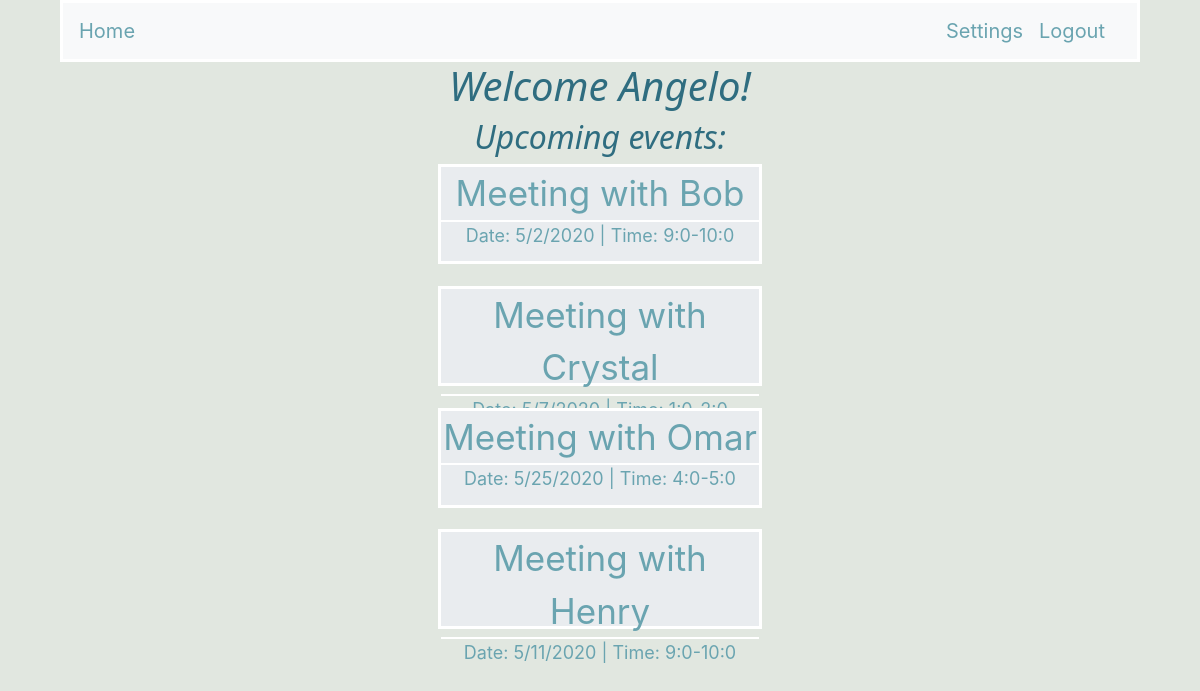
The app's page / (signed in) with its own data.
### app_folder/models.py (models this page shows, shortened)
class User(UserMixin, db.Model):
    id = db.Column(db.Integer, primary_key=True)
    username = db.Column(db.String(64), index=True, unique=True)
    email = db.Column(db.String(128), index=True, unique=True)
    password_hash = db.Column(db.String(128))
    emailConfirmation = db.Column(db.String(2), index=True)
    meetingLength = db.Column(db.String(32), index=True)
    availabilityStart = db.Column(db.String(32),index = True)
    availabilityEnd = db.Column(db.String(32),index = True)
    posts = db.relationship('Post', backref='author', lazy='dynamic')

class Event(db.Model):
    id = db.Column(db.Integer, primary_key=True)
    username = db.Column(db.String(64), index=True)
    eventDate = db.Column(db.String(32), index=True)
    eventTime = db.Column(db.String(32), index=True)
    guestname = db.Column(db.String(64), index=True)
    description = db.Column(db.String(128), index=True)

### app_folder/routes.py (the view)
@app.route("/")
@login_required
def hello():
    user = current_user
    events = Event.query.filter_by(username=user.username).all()
    return render_template('index.html', title='Home',user = user, events = events)

### app_folder/models.py (called while the page is built)
@login.user_loader
def load_user(id):
    return User.query.get(int(id))

### app_folder/templates/index.html (shortened to what this page needs)
{% extends "base.html" %}
{% block content %}
<div class="center">
    {% if not current_user.is_authenticated %}
        <h1>Welcome Guest!</h1>
    {% else %}
        <h1> Welcome {{ current_user.username }}!</h1>
        <h2> Upcoming events: </h2>
        {% if events|length == 0 %}
            <p>There are no events at this time.</p>
        {% else %}
            {% for i in events %}
                <div class="eventCard">
                    <div class="eventCard-inner">
                        <div class="eventCard-front">
                            <div class="eventTitle">
                                Meeting with {{ i.guestname }}
                            </div>
                            <div class="eventTimes">
                                Date: {{ i.eventDate }} |
                                Time: {{ i.eventTime }}
                            </div>
                        </div>
                        <div class="eventCard-back">
                            <div class="eventDescTitle">
                            </div>
                             <div class="eventDesc">
                            </div>
                        </div>
                    </div>
                </div>
            {% endfor %}
        {% endif %}
    {% endif %}
</div>
{% endblock %}

### app_folder/templates/base.html (shortened to what this page needs)
<!DOCTYPE html>
<html lang="en">
  <head>
       <link rel="stylesheet" href="https://stackpath.bootstrapcdn.com/bootstrap/4.4.1/css/bootstrap.min.css">
       <link rel= "stylesheet" type= "text/css" href= "{{ url_for('static',filename='styles/base.css') }}">
    </head>
    <body>
      <nav class="navbar navbar-custom navbar-expand-lg navbar-light bg-light">
            <div class="navbar-nav">
                {% if current_user.is_authenticated %}
                <a class="nav-item active navbar-brand" href="/">Home</a>
                {% else %}
                <a class="nav-item active navbar-brand" href="/home">Home</a>
                <a class="nav-item active navbar-brand" href="/users">Book Times</a>
                {% endif %}
            </div>
            <div class="navbar-collapse collapse w-100 order-3 dual-collapse2">
                <div class="navbar-nav ml-auto">
                  {% if not current_user.is_authenticated %}
                    <a class=" nav-item active navbar-brand" href="/login">Sign in</a>
                  {% else %}
                    <a class="nav-item active navbar-brand" href="/settings">Settings</a>
                    <a class="nav-item active navbar-brand" href="/logout">Logout</a>
                  {% endif %}
                </div>
            </div>
        </nav>
       {% block content %}{% endblock %}
    </body>
</html>

### app_folder/static/styles/base.css (style rules this page uses)
body { background-color: #E1E7E0; margin-left: 5%; margin-right: 5%; }
nav { border: 3px solid white; }
h1 { font-family:'Segoe UI', Tahoma, Geneva, Verdana, sans-serif; font-style: italic; color:#2F6D80; }
h2 { font-family:'Segoe UI', Tahoma, Geneva, Verdana, sans-serif; font-style: italic; color:#2F6D80; }
a { color: #6AA4B0; }
.center { text-align: center; }
.navbar-custom .navbar-brand, .navbar-custom .navbar-text { color: #6AA4B0; }
.eventCard { background-color: transparent; width: 30%; height: 100px; margin: auto; margin-bottom: 2%; }
.eventCard-inner { position: relative; width: 100%; height: 100%; text-align: center; transition: .8s; transform-style: preserve-3d; border: 3px solid white; }
.eventCard-front, .eventCard-back { position: absolute; width: 100%; height: 100%; -webkit-backface-visibility: hidden; backface-visibility: hidden; background-color: #e9ecef; }
.eventCard-front { background-color: #e9ecef; color: black; }
.eventCard-back { background-color: #e9ecef; color: white; transform: rotateY(180deg); }
.eventTitle { font-size: 35px; border-bottom: 2px solid white; color: #6AA4B0; }
.eventDescTitle { font-size: 28px; border-bottom: 2px solid white; color: #6AA4B0; }
.eventTimes { font-size: 18px; color: #6AA4B0; }
.eventDesc { margin-top: 1%; font-size: 20px; color: #6AA4B0; }

### records on screen
User: username "Angelo"
Event: guestname "Bob", eventDate "5/2/2020", eventTime "9:0-10:0"
Event: guestname "Crystal", eventDate "5/7/2020", eventTime "1:0-2:0"
Event: guestname "Omar", eventDate "5/25/2020", eventTime "4:0-5:0"
Event: guestname "Henry", eventDate "5/11/2020", eventTime "9:0-10:0"
